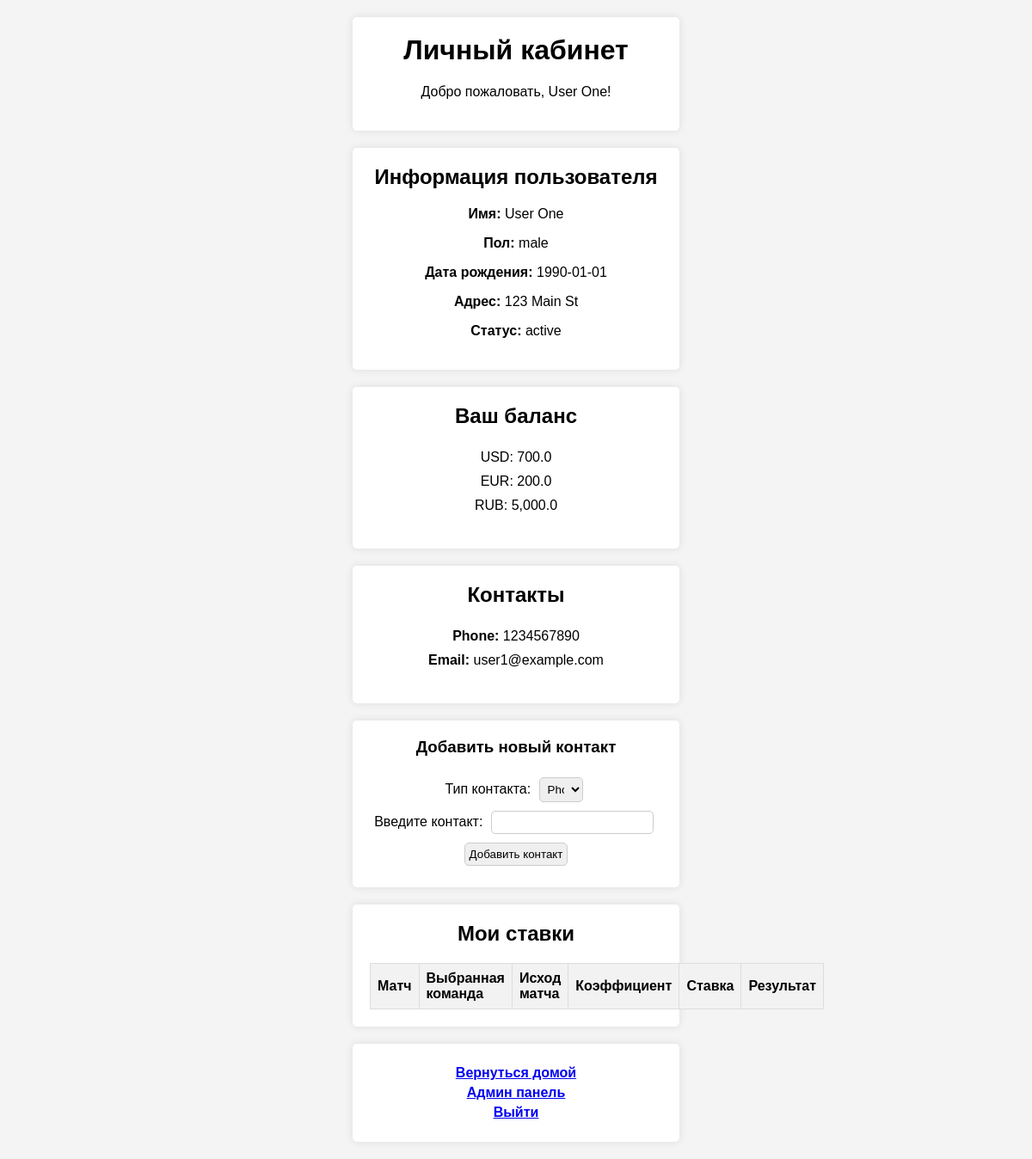
/dashboard.php (signed in), run on the app's committed database.
### tables this page shows
CREATE TABLE users (
    id INT AUTO_INCREMENT PRIMARY KEY,
    login VARCHAR(50) NOT NULL UNIQUE,
    password VARCHAR(255) NOT NULL,
    name VARCHAR(100),
    gender ENUM('male', 'female'),
    birth_date DATE,
    address TEXT,
    status ENUM('active', 'inactive') DEFAULT 'active'
);

CREATE TABLE balances (
    id INT AUTO_INCREMENT PRIMARY KEY,
    user_id INT,
    currency ENUM('EUR', 'USD', 'RUB'),
    amount DECIMAL(10, 2) DEFAULT 0,
    FOREIGN KEY (user_id) REFERENCES users(id)
);

CREATE TABLE contacts (
    id INT AUTO_INCREMENT PRIMARY KEY,
    user_id INT,
    type ENUM('phone', 'email') NOT NULL,
    contact VARCHAR(100) NOT NULL,
    FOREIGN KEY (user_id) REFERENCES users(id)
);

### public/dashboard.php (the view, shortened to what this page needs)
<?php
require_once __DIR__ . '/../config/db.php';
$stmt = $pdo->prepare('SELECT * FROM users WHERE id = ?');
$stmt->execute([$_SESSION['user_id']]);
$user = $stmt->fetch();
$stmt = $pdo->prepare('SELECT * FROM balances WHERE user_id = ?');
$stmt->execute([$_SESSION['user_id']]);
$balances = $stmt->fetchAll(PDO::FETCH_ASSOC);
$stmt = $pdo->prepare('SELECT type, contact FROM contacts WHERE user_id = ?');
$stmt->execute([$_SESSION['user_id']]);
$contacts = $stmt->fetchAll();
$emailCount = 0;
$phoneCount = 0;
foreach ($contacts as $contact) {
    if ($contact['type'] === 'email') {
        $emailCount++;
    } elseif ($contact['type'] === 'phone') {
        $phoneCount++;
    }
}
?>
<!DOCTYPE html>
<html>
<head>
    <link rel="stylesheet" type="text/css" href="css/dashboard.css">
</head>
<body>
    <div class="header">
        <h1>Личный кабинет</h1>
        <p>Добро пожаловать, <?php echo htmlspecialchars($user['name']); ?>!</p>
    </div>
    <div class="user-info">
        <h2>Информация пользователя</h2>
        <p><strong>Имя:</strong> <?php echo htmlspecialchars($user['name']); ?></p>
        <p><strong>Пол:</strong> <?php echo htmlspecialchars($user['gender']); ?></p>
        <p><strong>Дата рождения:</strong> <?php echo htmlspecialchars($user['birth_date']); ?></p>
        <p><strong>Адрес:</strong> <?php echo htmlspecialchars($user['address']); ?></p>
        <p><strong>Статус:</strong> <?php echo htmlspecialchars($user['status']); ?></p>
    </div>
    <div class="balances">
        <h2>Ваш баланс</h2>
        <ul>
            <?php foreach ($balances as $balance): ?>
                <li><?php echo htmlspecialchars($balance['currency']) . ': ' . number_format($balance['amount'], 1); ?></li>
            <?php endforeach; ?>
        </ul>
    </div>
    <div class="contacts">
        <h2>Контакты</h2>
        <ul>
            <?php foreach ($contacts as $contact): ?>
                <li><strong><?php echo ucfirst($contact['type']); ?>:</strong> <?php echo htmlspecialchars($contact['contact']); ?></li>
            <?php endforeach; ?>
        </ul>
    </div>
    <div class="add-contact">
        <h3>Добавить новый контакт</h3>
        <form method="post" action="dashboard.php">
            <label for="contact_type">Тип контакта:</label>
            <select name="contact_type" id="contact_type" required>
                <option value="phone" <?php echo ($phoneCount >= 2) ? 'disabled' : ''; ?>>Phone</option>
            </select>
            <br>
            <label for="contact_value">Введите контакт:</label>
            <input type="text" name="contact_value" id="contact_value" required>
            <br>
            <button type="submit">Добавить контакт</button>
        </form>
    </div>
    <div class="bets">
        <h2>Мои ставки</h2>
        <table>
            <thead>
                <tr>
                    <th>Матч</th>
                    <th>Выбранная команда</th>
                    <th>Исход матча</th>
                    <th>Коэффициент</th>
                    <th>Ставка</th>
                    <th>Результат</th>
                </tr>
            </thead>
        </table>
    </div>
    <div class="footer">
        <p><a href="index.php">Вернуться домой</a></p>
        <p><a href="admin.php">Админ панель</a></p>
        <p><a href="logout.php">Выйти</a></p>
    </div>
</body>
</html>

### public/css/dashboard.css (style rules this page uses)
body { font-family: Arial, sans-serif; margin: 0 auto; padding: 0; background-color: #f4f4f4; text-align: center; width: 35%; }
.header, .user-info, .balances, .contacts, .add-contact, .bets, .footer { margin: 20px; padding: 20px; background-color: #fff; border-radius: 5px; box-shadow: 0 0 10px rgba(0, 0, 0, 0.1); }
.header h1, .user-info h2, .balances h2, .contacts h2, .add-contact h3, .bets h2 { margin-top: 0; }
ul { list-style-type: none; padding: 0; }
ul li { padding: 5px 0; }
table { width: 100%; border-collapse: collapse; }
table, th, td { border: 1px solid #ddd; }
th, td { padding: 8px; text-align: left; }
th { background-color: #f2f2f2; }
.footer p { margin: 5px 0; font-weight: bold; }
.add-contact input, .add-contact button { margin: 5px; padding: 5px; border: 1px solid #ccc; border-radius: 5px; }
.add-contact select { margin: 5px; padding: 5px; border: 1px solid #ccc; border-radius: 5px; width: 15%; }

### data on the page
users: name "User One", gender "male", birth_date "1990-01-01", address "123 Main St", status "active"
balances: currency "USD", amount "700.0"
balances: currency "EUR", amount "200.0"
balances: currency "RUB", amount "5,000.0"
contacts: type "Phone", contact "1234567890"
contacts: type "Email", contact "user1@example.com"
